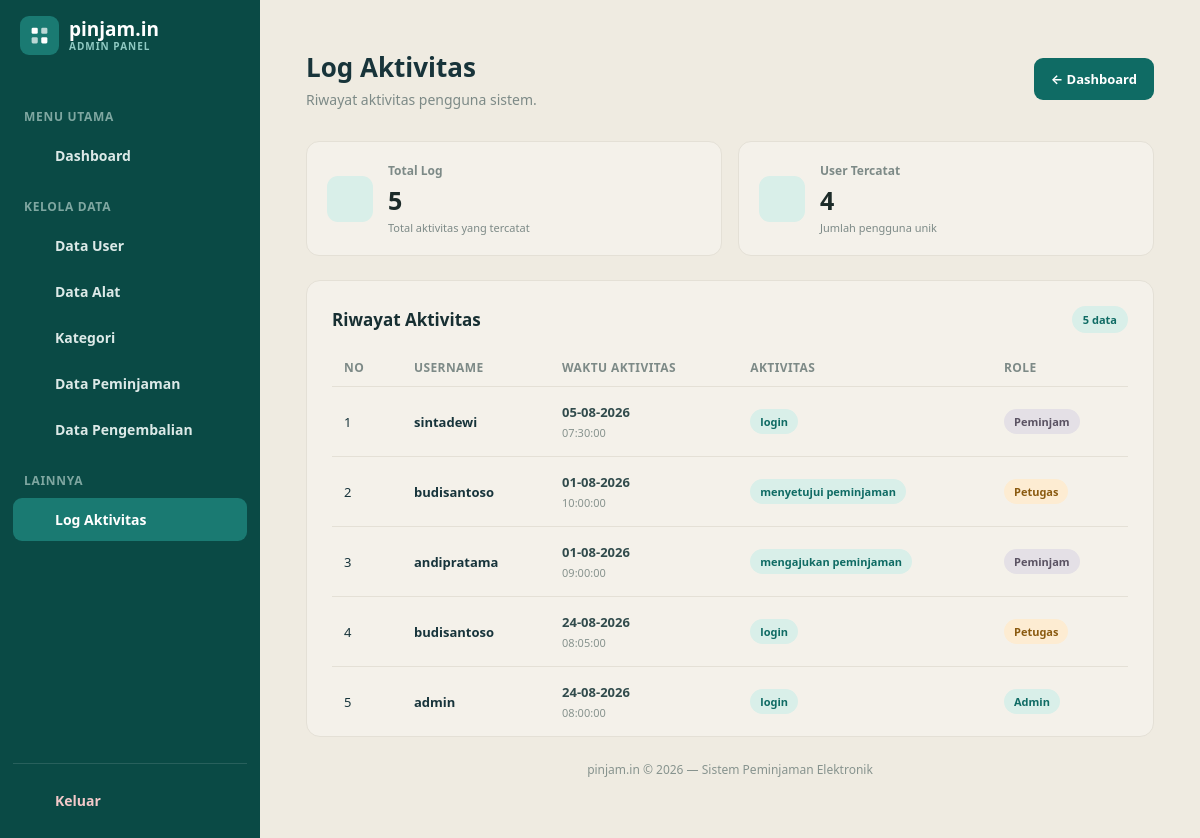
The app's page /Controller/c_log.php (signed in), older data.
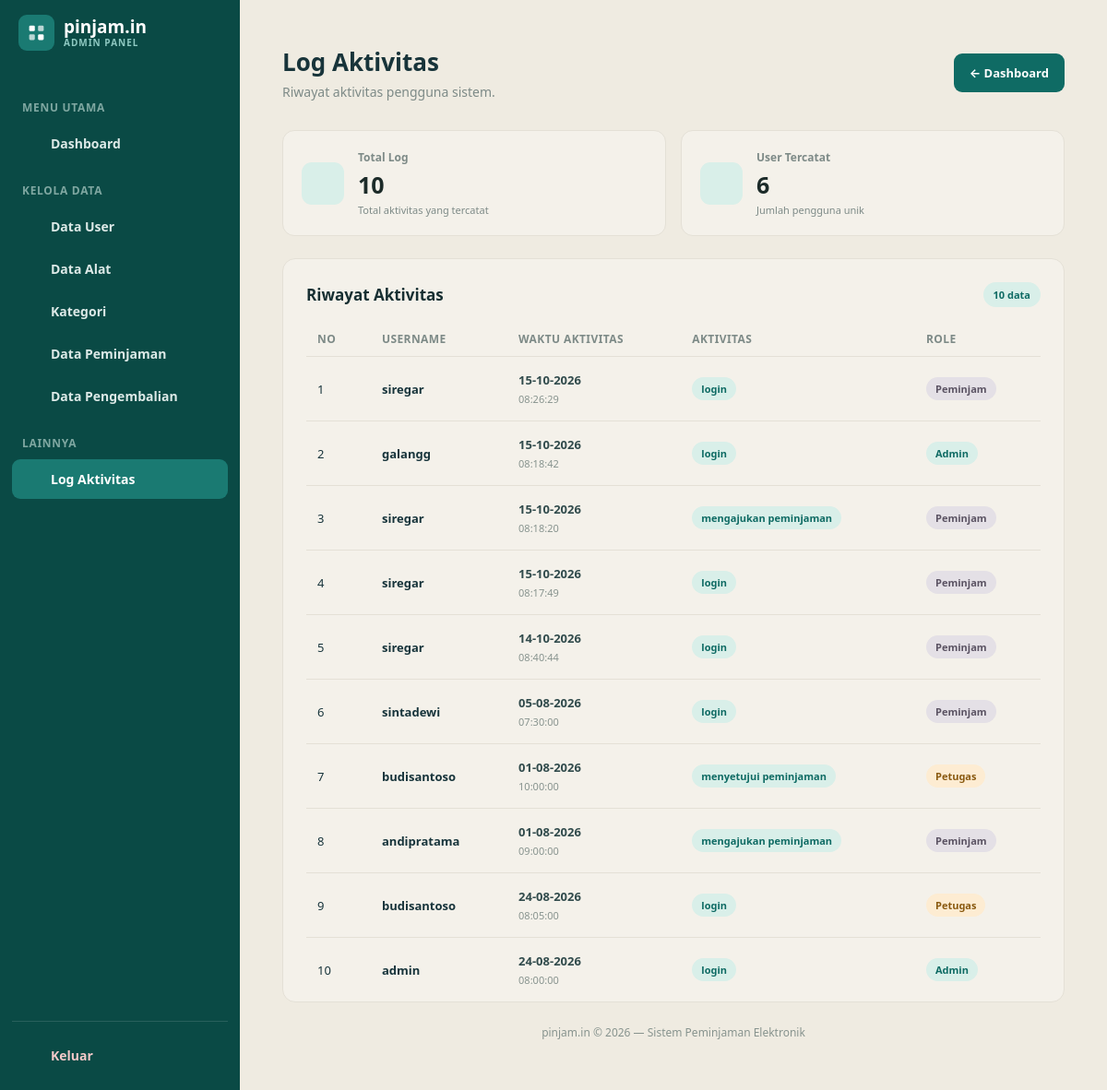
The same page, newer data.
### tables this page shows
CREATE TABLE `log_aktivitas` (
  `id_log` int(11) NOT NULL,
  `id_user` int(11) NOT NULL,
  `aktivitas` varchar(255) NOT NULL,
  `waktu` datetime NOT NULL DEFAULT current_timestamp()
);

CREATE TABLE `tb_user` (
  `id_user` int(11) NOT NULL,
  `nama` varchar(100) NOT NULL,
  `username` varchar(50) NOT NULL,
  `password` varchar(255) NOT NULL,
  `role` enum('admin','petugas','peminjam') NOT NULL DEFAULT 'peminjam',
  `no_telp` varchar(20) DEFAULT NULL,
  `status_aktif` tinyint(1) NOT NULL DEFAULT 1,
  `created_at` timestamp NOT NULL DEFAULT current_timestamp()
);

### Controller/c_log.php (called while the page is built, shortened)
<?php
require_once __DIR__ . "/../Model/m_log.php";
$model = new m_log();
$perPage = 20;
$page = max(1, (int)($_GET["page"] ?? 1));
$jenis = trim($_GET["jenis"] ?? "");
$total = $model->hitung($jenis);
$totalPage = max(1, (int)ceil($total / $perPage));
$page = min($page, $totalPage);
$rows = $model->daftar($jenis, $perPage, ($page - 1) * $perPage);
require __DIR__ . "/../View/v_log_aktivitas.php";

### Model/m_log.php (called while the page is built, shortened)
<?php
class m_log
{
    private $db;
    private $tabelUser = "tb_user";
    public function __construct()
    {
        $this->db = new mysqli("localhost", "root", "", "pinjamin_electronic");
        $this->db->set_charset("utf8mb4");
    }
    public function daftar($jenis = "", $limit = 20, $offset = 0)
    {
        $limit = (int)$limit;
        $offset = (int)$offset;
        $sql = "SELECT l.id_log, l.id_user, l.aktivitas, l.waktu,
                       u.nama, u.username, u.role
                FROM log_aktivitas l
                LEFT JOIN {$this->tabelUser} u ON u.id_user = l.id_user";
        if ($jenis !== "") {
            $stmt = $this->db->prepare(
                $sql . " WHERE l.aktivitas = ?
                         ORDER BY l.id_log DESC LIMIT ? OFFSET ?"
            );
            $stmt->bind_param("sii", $jenis, $limit, $offset);
        } else {
            $stmt = $this->db->prepare(
                $sql . " ORDER BY l.id_log DESC LIMIT ? OFFSET ?"
            );
            $stmt->bind_param("ii", $limit, $offset);
        }
        $stmt->execute();
        return $stmt->get_result()->fetch_all(MYSQLI_ASSOC);
    }
    public function hitung($jenis = "")
    {
        if ($jenis !== "") {
            $stmt = $this->db->prepare(
                "SELECT COUNT(*) AS n FROM log_aktivitas WHERE aktivitas = ?"
            );
            $stmt->bind_param("s", $jenis);
        } else {
            $stmt = $this->db->prepare("SELECT COUNT(*) AS n FROM log_aktivitas");
        }
        $stmt->execute();
        return (int)$stmt->get_result()->fetch_assoc()["n"];
    }
}

### View/v_log_aktivitas.php (the view, shortened to what the changed rows need)
<?php
$rows = $data_log ?? $rows ?? [];
$rows = is_array($rows) ? $rows : [];
$totalLog = count($rows);
$daftarUser = [];
foreach ($rows as $row) {
    $username = $row['username'] ?? $row['nama'] ?? '';
    if ($username !== '') {
        $daftarUser[] = $username;
    }
}
$totalUserAktif = count(array_unique($daftarUser));
function log_h($value) {
    return htmlspecialchars((string)$value, ENT_QUOTES, 'UTF-8');
}
?>
<!DOCTYPE html>
<html lang="id">
<head>
</head>
<body>
<div class="layout">
    <main class="main">
        <div class="topbar">
            <div>
                <h1>Log Aktivitas</h1>
            </div>
        </div>
        <div class="summary-grid">
            <div class="summary-card">
                <div>
                    <div class="summary-label">Total Log</div>
                    <div class="summary-value"><?= $totalLog ?></div>
                    <div class="summary-note">Total aktivitas yang tercatat</div>
                </div>
            </div>
            <div class="summary-card">
                <div>
                    <div class="summary-label">User Tercatat</div>
                    <div class="summary-value"><?= $totalUserAktif ?></div>
                    <div class="summary-note">Jumlah pengguna unik</div>
                </div>
            </div>
        </div>
        <div class="panel">
            <div class="panel-header">
                <h2 class="panel-title">Riwayat Aktivitas</h2>
                <span class="record-count"><?= $totalLog ?> data</span>
            </div>
            <div class="table-wrapper">
                <table>
                    <thead>
                        <tr>
                            <th style="width:70px">No</th>
                            <th>Username</th>
                            <th>Waktu Aktivitas</th>
                            <th>Aktivitas</th>
                            <th>Role</th>
                        </tr>
                    </thead>
                    <tbody>
                    <?php if (!empty($rows)): ?>
                        <?php $no = 1; ?>
                        <?php foreach ($rows as $row): ?>
                            <?php
                            $username = $row['username']
                                ?? $row['nama']
                                ?? 'Tidak diketahui';
                            $waktu = $row['waktu_aktivitas']
                                ?? $row['waktu']
                                ?? '';
                            $aktivitas = $row['aktivitas']
                                ?? 'Login';
                            $roleRow = strtolower(
                                $row['role'] ?? '-'
                            );
                            $timestamp = $waktu !== ''
                                ? strtotime((string)$waktu)
                                : false;
                            $tanggal = $timestamp
                                ? date('d-m-Y', $timestamp)
                                : ($waktu !== '' ? $waktu : '-');
                            $jam = $timestamp
                                ? date('H:i:s', $timestamp)
                                : '';
                            if (in_array($roleRow, ['admin', 'administrator'])) {
                                $roleClass = 'badge-admin';
                            } elseif ($roleRow === 'petugas') {
                                $roleClass = 'badge-petugas';
                            } elseif ($roleRow === 'peminjam') {
                                $roleClass = 'badge-peminjam';
                            } else {
                                $roleClass = 'badge-default';
                            }
                            ?>
                            <tr>
                                <td><?= $no++ ?></td>
                                <td>
                                    <span class="username-text">
                                        <?= log_h($username) ?>
                                    </span>
                                </td>
                                <td>
                                    <div class="time-date">
                                        <?= log_h($tanggal) ?>
                                    </div>
                                    <?php if ($jam !== ''): ?>
                                        <div class="time-clock">
                                            <?= log_h($jam) ?>
                                        </div>
                                    <?php endif; ?>
                                </td>
                                <td>
                                    <span class="badge badge-activity">
                                        <?= log_h($aktivitas) ?>
                                    </span>
                                </td>
                                <td>
                                    <span class="badge <?= $roleClass ?>">
                                        <?= log_h(ucfirst($roleRow)) ?>
                                    </span>
                                </td>
                            </tr>
                        <?php endforeach; ?>
                    <?php endif; ?>
                    </tbody>
                </table>
            </div>
        </div>
    </main>
</div>
</body>
</html>

Row changes from the older to the newer data that the page shows:
added log_aktivitas: id_user.username "siregar", waktu "15-10-2026", waktu "08:26:29", aktivitas "login", id_user.role "Peminjam"
added log_aktivitas: id_user.username "galangg", waktu "15-10-2026", waktu "08:18:42", aktivitas "login", id_user.role "Admin"
added log_aktivitas: id_user.username "siregar", waktu "15-10-2026", waktu "08:18:20", aktivitas "mengajukan peminjaman", id_user.role "Peminjam"
added log_aktivitas: id_user.username "siregar", waktu "15-10-2026", waktu "08:17:49", aktivitas "login", id_user.role "Peminjam"
added log_aktivitas: id_user.username "siregar", waktu "14-10-2026", waktu "08:40:44", aktivitas "login", id_user.role "Peminjam"
Text that changed along with them:
$totalLog: "5" → "10"
$totalUserAktif: "4" → "6"
